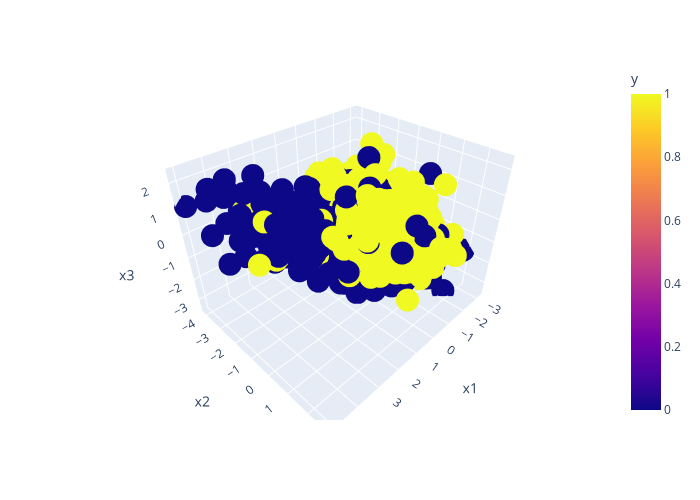

Notebook cell for this chart:
### Markdown cell above
**Objective:**
demonstrate how increasing model complexity could lead to smaller sample's error but also to a bigger population's error.

<div>
<img src="img/theory.PNG" width="800"/>
<div>

### Code cell
# Creating the population dataset.
X, y = make_classification(n_samples=1000, n_features=3, n_informative=3, n_redundant=0, n_clusters_per_class=1, class_sep=2, flip_y=0.2, hypercube=False, random_state=52)
df_population = pd.DataFrame({'x1': X[:,0], 'x2': X[:,1], 'x3': X[:,2], 'y':y})

print(df_population.shape)
px.scatter_3d(df_population, x='x1', y='x2', z='x3', color='y', width=700, height=500)

### Figure 1 — Plotly figure (JSON) as saved in the notebook; plotly's stock layout.template omitted (floating-point values rounded to 4 significant figures; data arrays with more than 128 entries replaced by an {"elided": "..."} marker saying what was removed)
{"data": [{"hovertemplate": "x1=%{x}<br>x2=%{y}<br>x3=%{z}<br>y=%{marker.color}<extra></extra>", "legendgroup": "", "marker": {"color": {"elided": "1000 int values"}, "coloraxis": "coloraxis", "symbol": "circle"}, "mode": "markers", "name": "", "scene": "scene", "showlegend": false, "type": "scatter3d", "x": {"elided": "1000 float values"}, "y": {"elided": "1000 float values"}, "z": {"elided": "1000 float values"}}], "layout": {"coloraxis": {"colorbar": {"title": {"text": "y"}}, "colorscale": [[0, "#0d0887"], [0.1111, "#46039f"], [0.2222, "#7201a8"], [0.3333, "#9c179e"], [0.4444, "#bd3786"], [0.5556, "#d8576b"], [0.6667, "#ed7953"], [0.7778, "#fb9f3a"], [0.8889, "#fdca26"], [1, "#f0f921"]]}, "height": 500, "legend": {"tracegroupgap": 0}, "margin": {"t": 60}, "scene": {"domain": {"x": [0, 1], "y": [0, 1]}, "xaxis": {"title": {"text": "x1"}}, "yaxis": {"title": {"text": "x2"}}, "zaxis": {"title": {"text": "x3"}}}, "width": 700}}
